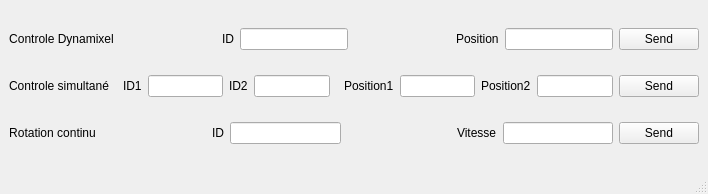
<?xml version="1.0" encoding="UTF-8"?>
<ui version="4.0">
 <class>MainWindow</class>
 <widget class="QMainWindow" name="MainWindow">
  <property name="geometry">
   <rect>
    <x>0</x>
    <y>0</y>
    <width>708</width>
    <height>194</height>
   </rect>
  </property>
  <property name="windowTitle">
   <string>MainWindow</string>
  </property>
  <widget class="QWidget" name="centralwidget">
   <layout class="QVBoxLayout" name="verticalLayout">
    <item>
     <layout class="QHBoxLayout" name="horizontalLayout">
      <item>
       <widget class="QLabel" name="label_3">
        <property name="text">
         <string>Controle Dynamixel</string>
        </property>
        <property name="alignment">
         <set>Qt::AlignCenter</set>
        </property>
       </widget>
      </item>
      <item>
       <spacer name="horizontalSpacer">
        <property name="orientation">
         <enum>Qt::Horizontal</enum>
        </property>
        <property name="sizeHint" stdset="0">
         <size>
          <width>40</width>
          <height>20</height>
         </size>
        </property>
       </spacer>
      </item>
      <item>
       <widget class="QLabel" name="label">
        <property name="text">
         <string>ID</string>
        </property>
       </widget>
      </item>
      <item>
       <widget class="QLineEdit" name="lineEdit_Dyna_ID"/>
      </item>
      <item>
       <spacer name="horizontalSpacer_5">
        <property name="orientation">
         <enum>Qt::Horizontal</enum>
        </property>
        <property name="sizeHint" stdset="0">
         <size>
          <width>40</width>
          <height>20</height>
         </size>
        </property>
       </spacer>
      </item>
      <item>
       <widget class="QLabel" name="label_2">
        <property name="text">
         <string>Position</string>
        </property>
       </widget>
      </item>
      <item>
       <widget class="QLineEdit" name="lineEdit_Dyna_Position"/>
      </item>
      <item>
       <widget class="QPushButton" name="sendButton_Dyna">
        <property name="text">
         <string>Send</string>
        </property>
       </widget>
      </item>
     </layout>
    </item>
    <item>
     <layout class="QHBoxLayout" name="horizontalLayout_2">
      <item>
       <widget class="QLabel" name="label_4">
        <property name="text">
         <string>Controle simultané</string>
        </property>
        <property name="alignment">
         <set>Qt::AlignCenter</set>
        </property>
       </widget>
      </item>
      <item>
       <spacer name="horizontalSpacer_4">
        <property name="orientation">
         <enum>Qt::Horizontal</enum>
        </property>
        <property name="sizeHint" stdset="0">
         <size>
          <width>40</width>
          <height>20</height>
         </size>
        </property>
       </spacer>
      </item>
      <item>
       <widget class="QLabel" name="label_5">
        <property name="text">
         <string>ID1</string>
        </property>
       </widget>
      </item>
      <item>
       <widget class="QLineEdit" name="lineEdit_Dyna_simu_ID1"/>
      </item>
      <item>
       <widget class="QLabel" name="label_10">
        <property name="text">
         <string>ID2</string>
        </property>
       </widget>
      </item>
      <item>
       <widget class="QLineEdit" name="lineEdit_Dyna_simu_ID2"/>
      </item>
      <item>
       <spacer name="horizontalSpacer_2">
        <property name="orientation">
         <enum>Qt::Horizontal</enum>
        </property>
        <property name="sizeHint" stdset="0">
         <size>
          <width>40</width>
          <height>20</height>
         </size>
        </property>
       </spacer>
      </item>
      <item>
       <widget class="QLabel" name="label_6">
        <property name="text">
         <string>Position1</string>
        </property>
       </widget>
      </item>
      <item>
       <widget class="QLineEdit" name="lineEdit_Dyna_simu_Position1"/>
      </item>
      <item>
       <widget class="QLabel" name="label_11">
        <property name="text">
         <string>Position2</string>
        </property>
       </widget>
      </item>
      <item>
       <widget class="QLineEdit" name="lineEdit_Dyna_simu_Position2"/>
      </item>
      <item>
       <widget class="QPushButton" name="sendButton_Dyna_simu">
        <property name="text">
         <string>Send</string>
        </property>
       </widget>
      </item>
     </layout>
    </item>
    <item>
     <layout class="QHBoxLayout" name="horizontalLayout_3">
      <item>
       <widget class="QLabel" name="label_7">
        <property name="layoutDirection">
         <enum>Qt::LeftToRight</enum>
        </property>
        <property name="text">
         <string>Rotation continu</string>
        </property>
        <property name="alignment">
         <set>Qt::AlignCenter</set>
        </property>
       </widget>
      </item>
      <item>
       <spacer name="horizontalSpacer_3">
        <property name="orientation">
         <enum>Qt::Horizontal</enum>
        </property>
        <property name="sizeHint" stdset="0">
         <size>
          <width>40</width>
          <height>20</height>
         </size>
        </property>
       </spacer>
      </item>
      <item>
       <widget class="QLabel" name="label_8">
        <property name="text">
         <string>ID</string>
        </property>
       </widget>
      </item>
      <item>
       <widget class="QLineEdit" name="lineEdit_Dyna_rotation_ID"/>
      </item>
      <item>
       <spacer name="horizontalSpacer_6">
        <property name="orientation">
         <enum>Qt::Horizontal</enum>
        </property>
        <property name="sizeHint" stdset="0">
         <size>
          <width>40</width>
          <height>20</height>
         </size>
        </property>
       </spacer>
      </item>
      <item>
       <widget class="QLabel" name="label_9">
        <property name="text">
         <string>Vitesse</string>
        </property>
       </widget>
      </item>
      <item>
       <widget class="QLineEdit" name="lineEdit_Dyna_rotation_vitesse"/>
      </item>
      <item>
       <widget class="QPushButton" name="sendButton_Dyna_rotation">
        <property name="text">
         <string>Send</string>
        </property>
       </widget>
      </item>
     </layout>
    </item>
   </layout>
  </widget>
  <widget class="QMenuBar" name="menubar">
   <property name="geometry">
    <rect>
     <x>0</x>
     <y>0</y>
     <width>708</width>
     <height>22</height>
    </rect>
   </property>
  </widget>
  <widget class="QStatusBar" name="statusbar"/>
 </widget>
 <resources/>
 <connections/>
</ui>
